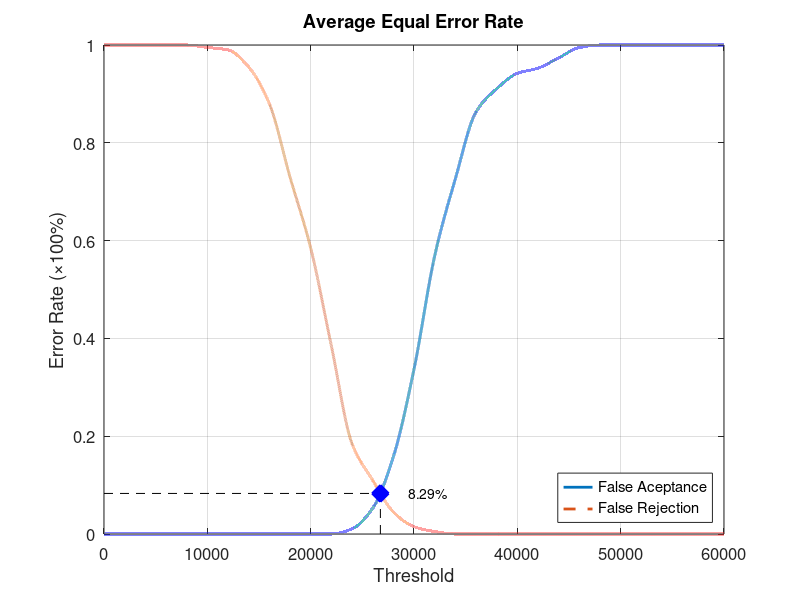
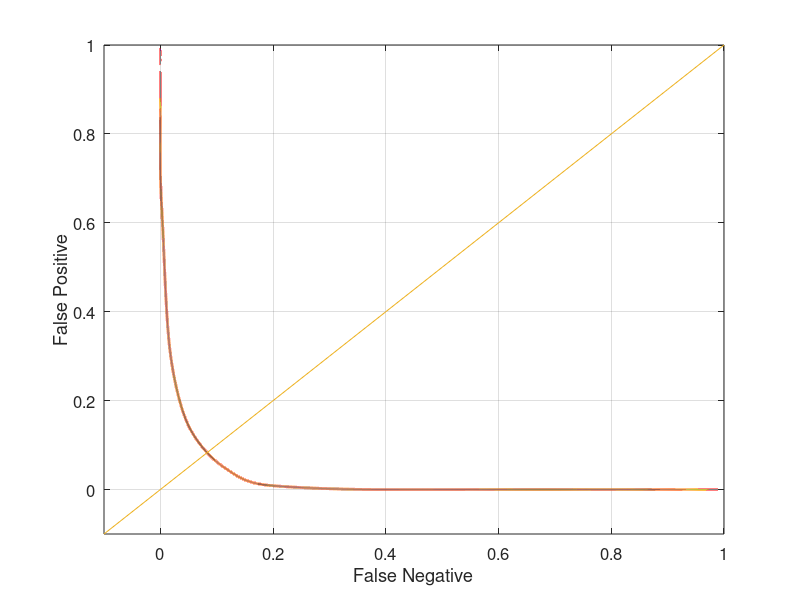

Reproduce these figures in MATLAB, in order.
function yEER = Database1_1
close all;
clear;
clc;
x = 0:2000:60000;
xq = 0:0.5:60000;

y0 = [0 0 0 0 0 0 0 0 0 0 0 0 0.0105263 0.0526316 0.157895 0.336842 0.568421 0.726316 0.863158 0.910526 0.942105 0.952632 0.973684 0.994737 1 1 1 1 1 1 1];
yy0 = interp1(x, y0, xq, 'pchip');
y1 = [1 1 1 1 1 0.995 0.99 0.955 0.88 0.73 0.585 0.385 0.185 0.11 0.045 0.015 0.005 0 0 0 0 0 0 0 0 0 0 0 0 0 0];
yy1 = interp1(x, y1, xq, 'pchip');

% Calculating EER: 
y2 = abs(y0 - y1);
find(y2 == min(y2))
yy2 = abs(yy0 - yy1);
xEER = find(yy2 == min(yy2));
xEERIndex = xq(xEER) % X-axis EER
yEER = yy0(xEER) % Y-axis EER

main = figure
plot(xq, yy0,'-','LineWidth', 2);	hold on
plot(xq, yy1,'--','LineWidth', 2);	hold on
plot([xEERIndex xEERIndex], [0 yEER], 'k--');	hold on
plot([0 xEERIndex], [yEER yEER], 'k--');	hold on
plot(xEERIndex, yEER, 'bx', 'LineWidth', 10);	hold on
text(xEERIndex + 10 * xEERIndex / 100, yEER, [num2str(round((10000 * yEER)) / 100) '%'])
legend('False Aceptance', 'False Rejection', 'Location', 'SouthEast')
xlabel('Threshold')
ylabel('Error Rate (\times100%)')
title('Average Equal Error Rate')
set(gca, 'FontSize', 12)
axis([0 60000 0 1])
grid on

print(main, 'Database1_1Main', '-dpng');
FNRxFPR = figure('Color', [1 1 1]);
plot(yy1, yy0, '-', yy1, yy0, 'LineWidth', 2);
hold on
y = -0.1:0.1:1
plot(y, y); 
set(gca, 'FontSize', 12)
xlabel('False Negative')
ylabel('False Positive')
axis([-0.1 1 -0.1 1])
set(gca, 'FontSize', 12)
grid on

print(FNRxFPR, 'Database1_1FNRxFPR','-dpng');
end
